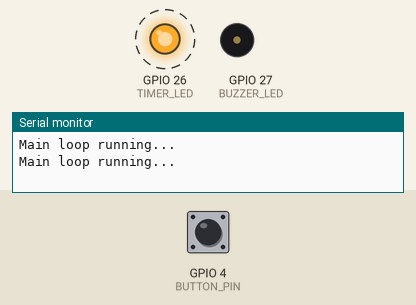
Recording of a sketch running on a simulated ESP32. Parts: output pins drawn as LEDs (lit = HIGH), buzzer (waves = sounding, pin HIGH), the last lines printed to the serial monitor. Dashed ring = blinking. The inputs (shaded band) are chosen by the test bench; at power-on: GPIO 4 (BUTTON_PIN) HIGH.

Above: at 1.2 s.
1.3 s: GPIO 4 (BUTTON_PIN) pulled LOW for 0.15 s
At 3.8 s:
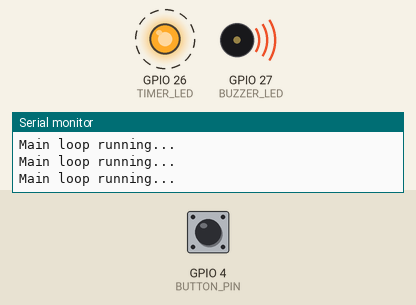
4.4 s: GPIO 4 (BUTTON_PIN) pulled LOW for 1 s
At 6.8 s:
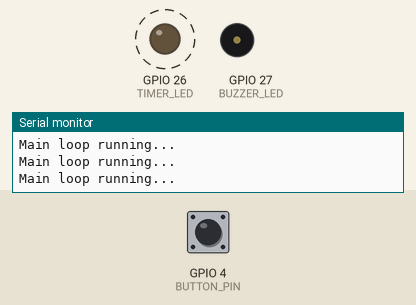
8.4 s: GPIO 4 (BUTTON_PIN) pulled LOW for 3.2 s
At 10.3 s:
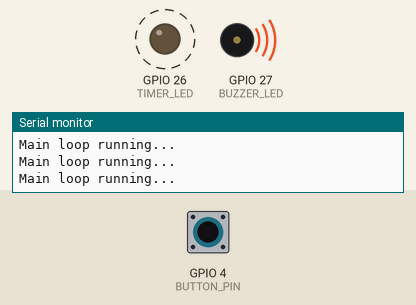
Timing chart, 0 to 20.6 s (numbered marks = the images above; inputs shaded):
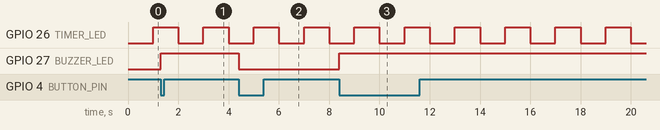

The sketch:

task_c.ino
```cpp
#include <Arduino.h>


const int TIMER_LED = 26;
const int BUTTON_PIN = 4;
const int BUZZER_LED = 27;


volatile bool timerLEDState = LOW;
volatile bool buzzerLEDState = LOW;


hw_timer_t *timer = NULL;


void IRAM_ATTR onTimer() {
  timerLEDState = !timerLEDState;
  digitalWrite(TIMER_LED, timerLEDState);
}


void IRAM_ATTR onButtonPress() {
  buzzerLEDState = !buzzerLEDState;
  digitalWrite(BUZZER_LED, buzzerLEDState);
}


void setup() {
  Serial.begin(115200);

  pinMode(TIMER_LED, OUTPUT);
  pinMode(BUZZER_LED, OUTPUT);
  pinMode(BUTTON_PIN, INPUT);


  timer = timerBegin(1000000);          // 1 MHz timer tick = 1 µs
  timerAttachInterrupt(timer, &onTimer);
  timerAlarm(timer, 1000000, true, 0);  // 1,000,000 µs = 1 sec interval, auto reload
  timerStart(timer);

  attachInterrupt(digitalPinToInterrupt(BUTTON_PIN), onButtonPress, FALLING);

}


void loop() {
  Serial.println("Main loop running...");
  delay(1000);
}
```

Measured:
- after the input at 1.3 s, GPIO 27 (BUZZER_LED): LOW → HIGH at once
- after the input at 4.4 s, GPIO 27 (BUZZER_LED): HIGH → LOW at once
- after the input at 8.4 s, GPIO 27 (BUZZER_LED): LOW → HIGH at once
- by itself, GPIO 26 (TIMER_LED): alternates HIGH for 1.0 s and LOW for 1.0 s
